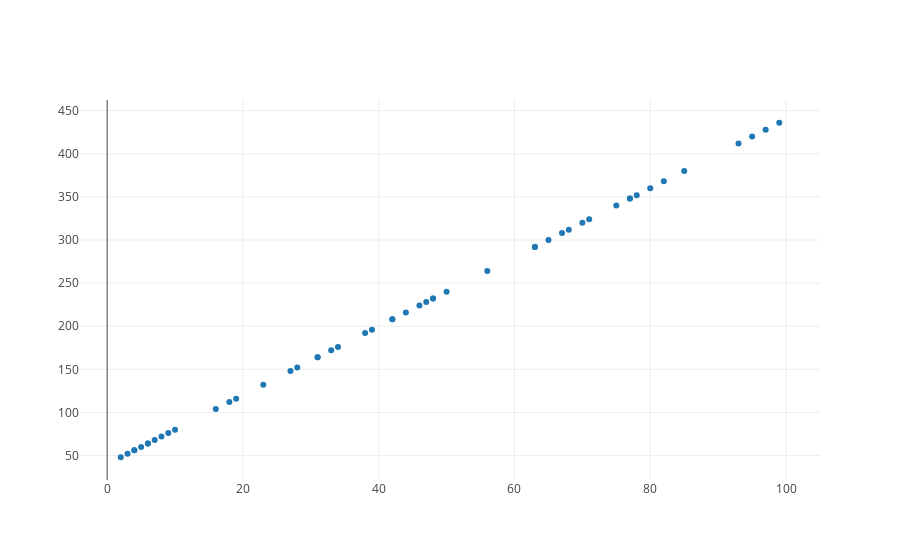

The notebook cell this image was saved under:
### Code cell
data_trace = trace_values(temps.reshape(50),y)
plot([data_trace])

### Figure 1 — Plotly figure (JSON) as saved in the notebook; plotly's stock layout.template omitted (floating-point values rounded to 4 significant figures)
{"data": [{"mode": "markers", "name": "data", "text": [], "type": "scatter", "uid": "f732075f-ef0a-4722-8d41-550070179446", "x": [6, 7, 34, 19, 42, 47, 56, 27, 50, 93, 39, 2, 10, 23, 3, 78, 71, 80, 44, 77, 5, 48, 6, 65, 82, 85, 95, 99, 9, 48, 46, 63, 75, 33, 70, 28, 68, 38, 18, 16, 8, 4, 63, 31, 67, 31, 42, 4, 97, 77], "y": [64, 68, 176, 116, 208, 228, 264, 148, 240, 412, 196, 48, 80, 132, 52, 352, 324, 360, 216, 348, 60, 232, 64, 300, 368, 380, 420, 436, 76, 232, 224, 292, 340, 172, 320, 152, 312, 192, 112, 104, 72, 56, 292, 164, 308, 164, 208, 56, 428, 348]}], "layout": {}}
